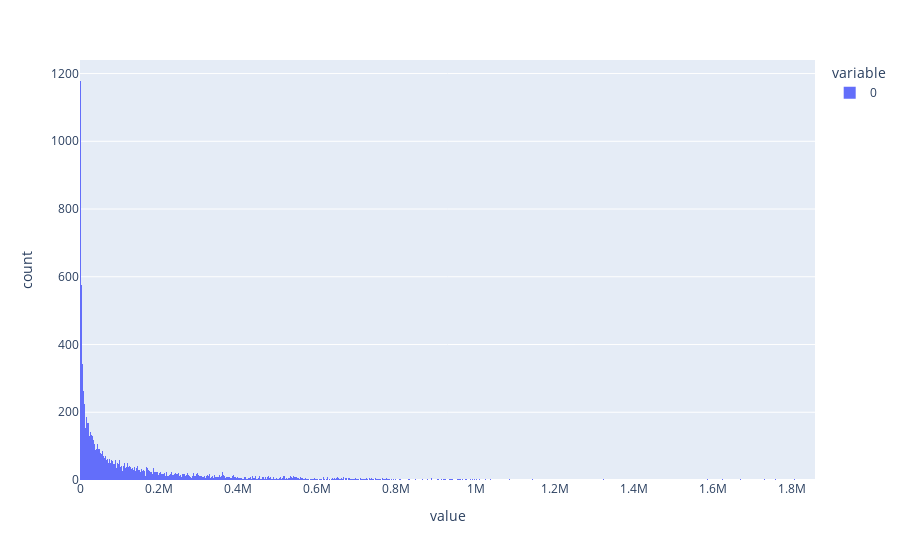

Notebook cell for this chart:
### Code cell
fig = px.histogram(sum_list,nbins=1000)
fig.show()
print("count:",count)

### Figure 1 — Plotly figure (JSON) as saved in the notebook; plotly's stock layout.template omitted (floating-point values rounded to 4 significant figures; data arrays with more than 128 entries replaced by an {"elided": "..."} marker saying what was removed)
{"data": [{"alignmentgroup": "True", "bingroup": "x", "hovertemplate": "variable=0<br>value=%{x}<br>count=%{y}<extra></extra>", "legendgroup": "0", "marker": {"color": "#636efa", "pattern": {"shape": ""}}, "name": "0", "nbinsx": 1000, "offsetgroup": "0", "orientation": "v", "showlegend": true, "type": "histogram", "x": {"elided": "11006 int values"}, "xaxis": "x", "yaxis": "y"}], "layout": {"barmode": "relative", "legend": {"title": {"text": "variable"}, "tracegroupgap": 0}, "margin": {"t": 60}, "xaxis": {"anchor": "y", "domain": [0, 1], "title": {"text": "value"}}, "yaxis": {"anchor": "x", "domain": [0, 1], "title": {"text": "count"}}}}
